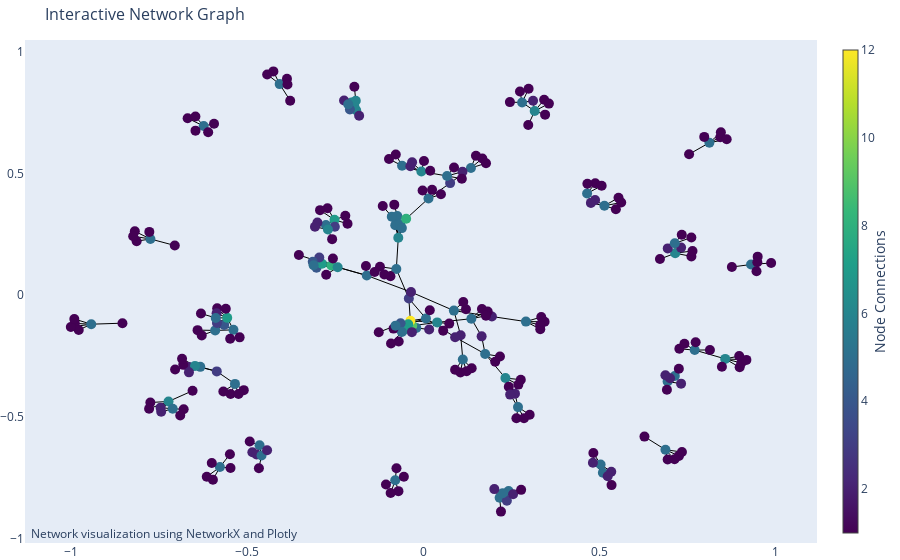

Notebook cell for this chart:
### Markdown cell above
## 6. Plotting the Graph Built
In this section, we visualize the graph created in the previous step. The graph displays players as nodes and their connections (teammates) as edges. The size and color of the nodes represent the number of connections (teammates) a player has, giving insight into which players are central to the network. 

We use the NetworkX `spring_layout()` to position the nodes and Plotly to create an interactive plot where users can hover over nodes to see player names and their connection count.

### Code cell
# Position nodes in the graph using a spring layout
pos = nx.spring_layout(G)

# Extract edge positions
edge_x = []
edge_y = []
for edge in G.edges():
    x0, y0 = pos[edge[0]]
    x1, y1 = pos[edge[1]]
    edge_x.append(x0)
    edge_x.append(x1)
    edge_x.append(None)  # For separating edges in the plot
    edge_y.append(y0)
    edge_y.append(y1)
    edge_y.append(None)

# Create the edge trace (lines)
edge_trace = go.Scatter(
    x=edge_x, y=edge_y,
    line=dict(width=1, color='black'),
    hoverinfo='none',
    mode='lines'
)

# Extract node positions
node_x = []
node_y = []
for node in G.nodes():
    x, y = pos[node]
    node_x.append(x)
    node_y.append(y)

# Node adjacency and hover text
node_adjacencies = []
node_text = []
for node, adjacencies in G.adjacency():
    num_connections = len(adjacencies)  # Number of connections for the node
    node_adjacencies.append(num_connections)
    node_text.append(f"Node {extract_player_name(node)} has {num_connections} connections")

# Create the node trace (points)
node_trace = go.Scatter(
    x=node_x, y=node_y,
    mode='markers',
    hoverinfo='text',
    marker=dict(
        showscale=True,
        colorscale='viridis',
        size=10,
        color=node_adjacencies,
        colorbar=dict(
            thickness=15,
            title='Node Connections',
            xanchor='left',
            titleside='right'
        ),
    )
)

# Assign node hover text
node_trace.text = node_text

# Create the plot
fig = go.Figure(data=[edge_trace, node_trace],
                layout=go.Layout(
                    title='Interactive Network Graph',
                    titlefont_size=16,
                    showlegend=False,
                    hovermode='closest',
                    margin=dict(b=0, l=0, r=0, t=40),
                    annotations=[dict(
                        text="Network visualization using NetworkX and Plotly",
                        showarrow=False,
                        xref="paper", yref="paper",
                        x=0.005, y=-0.002
                    )],
                    xaxis=dict(showgrid=False, zeroline=False),
                    yaxis=dict(showgrid=False, zeroline=False)
                )
)

# Display the graph
fig.show()

### Figure 1 — Plotly figure (JSON) as saved in the notebook; plotly's stock layout.template omitted (floating-point values rounded to 4 significant figures; data arrays with more than 128 entries replaced by an {"elided": "..."} marker saying what was removed)
{"data": [{"hoverinfo": "none", "line": {"color": "black", "width": 1}, "mode": "lines", "type": "scatter", "x": {"elided": "1065 float values"}, "y": {"elided": "1065 float values"}}, {"hoverinfo": "text", "marker": {"color": {"elided": "283 int values"}, "colorbar": {"thickness": 15, "title": {"side": "right", "text": "Node Connections"}, "xanchor": "left"}, "colorscale": [[0, "#440154"], [0.1111, "#482878"], [0.2222, "#3e4989"], [0.3333, "#31688e"], [0.4444, "#26828e"], [0.5556, "#1f9e89"], [0.6667, "#35b779"], [0.7778, "#6ece58"], [0.8889, "#b5de2b"], [1, "#fde725"]], "showscale": true, "size": 10}, "mode": "markers", "text": {"elided": "283 str values"}, "type": "scatter", "x": {"elided": "283 float values"}, "y": {"elided": "283 float values"}}], "layout": {"annotations": [{"showarrow": false, "text": "Network visualization using NetworkX and Plotly", "x": 0.005, "xref": "paper", "y": -0.002, "yref": "paper"}], "hovermode": "closest", "margin": {"b": 0, "l": 0, "r": 0, "t": 40}, "showlegend": false, "title": {"font": {"size": 16}, "text": "Interactive Network Graph"}, "xaxis": {"showgrid": false, "zeroline": false}, "yaxis": {"showgrid": false, "zeroline": false}}}
